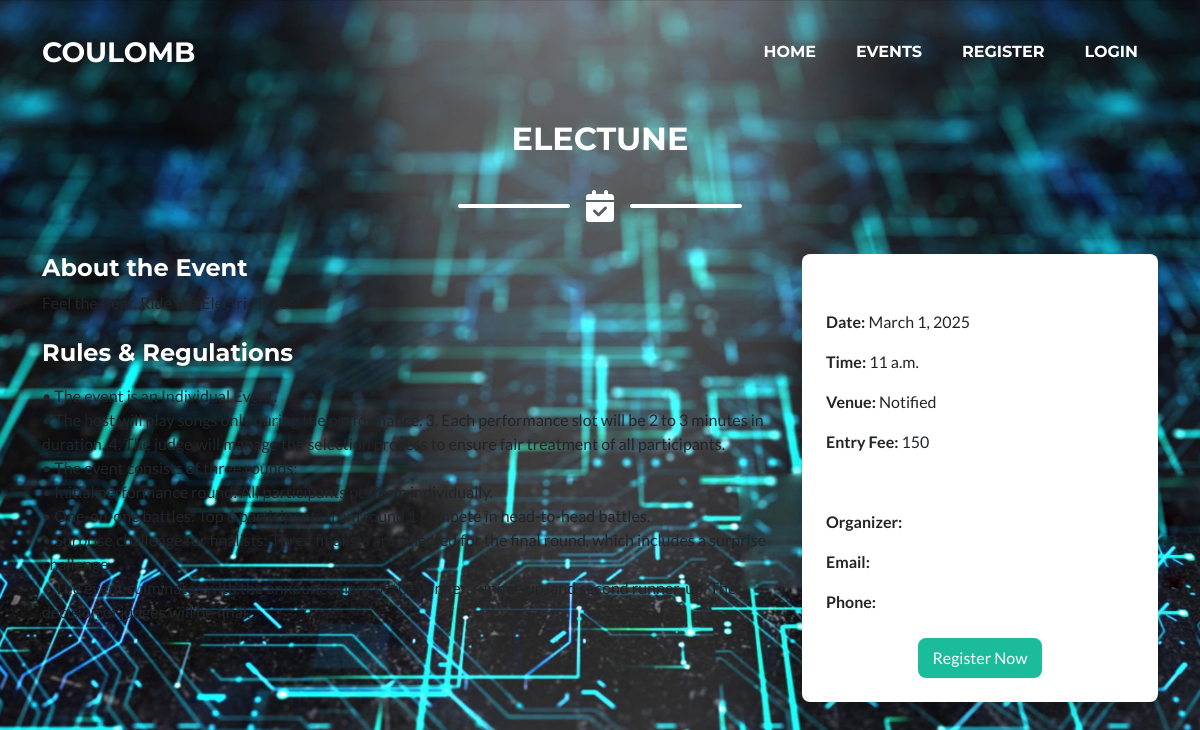
Screenshot of /event_detail/3/ with the database file from the repository.
### event_registration/models.py (models this page shows, shortened)
class event(models.Model):
    name = models.CharField(max_length=100)
    description = models.TextField(null=True,blank=True)
    date = models.DateField()
    time = models.TimeField(null=True,blank=True)
    rules_and_regulations = models.TextField(null=True,blank=True)
    venue = models.CharField(max_length=100,null=True,blank=True)
    image = models.ImageField(upload_to='event_registration/images',null=True,blank=True)
    participants = models.ManyToManyField(Participant,related_name='events',blank=True)
    team_size = models.IntegerField(null=True,blank=True)

### event_registration/views.py (the view)
# urls.py: path('event_detail/<int:id>/',views.event_detail,name='event_detail'),
def event_detail(request,id):
    event_detail = event.objects.get(id=id)
    context = {'event':event_detail}
    return render(request,'event.html',context)

### event_registration/templates/event.html (shortened to what this page needs)
{% extends 'layout.html' %}
{% load static %}
{% load socialaccount %}
{% block content %}
<br><br><br>
<section class="page-section bg-light py-5" id="event-details">
    <div class="container">
        <h2 class="text-center text-uppercase text-secondary mb-4">{{ event.name }}</h2>
        <div class="divider-custom">
            <div class="divider-custom-line"></div>
            <div class="divider-custom-icon"><i class="fas fa-calendar-check"></i></div>
            <div class="divider-custom-line"></div>
        </div>
        <div class="row">
            <div class="col-md-8">
                <h4 class="text-primary">About the Event</h4>
                <p>{{ event.description }}</p>
                <h4 class="text-primary mt-4">Rules & Regulations</h4>
                <p>{{ event.rules_and_regulations|linebreaks }}</p>
            </div>
            <div class="col-md-4">
                <div class="event-info-box p-4 bg-white shadow rounded">
                    <h5 class="text-secondary">Event Details</h5>
                    <p><strong>Date:</strong> {{ event.date }}</p>
                    <p><strong>Time:</strong> {{ event.time }}</p>
                    <p><strong>Venue:</strong> Notified</p>
                    <p><strong>Entry Fee:</strong> 150</p>
                    <h5 class="text-secondary mt-4">Contact</h5>
                    <p><strong>Organizer:</strong> {{ event.organizer }}</p>
                    <p><strong>Email:</strong> <a href="mailto:{{ event.contact_email }}">{{ event.contact_email }}</a></p>
                    <p><strong>Phone:</strong> <a href="tel:{{ event.contact_phone }}">{{ event.contact_phone }}</a></p>
                    <div class="text-center mt-4">
                        {% if user.is_authenticated %}
                            <button class="btn btn-primary" id="openRegisterModal" data-bs-toggle="modal" data-bs-target="#registerModal">
                                Register
                            </button>
                        {% else %}
                            <a href="{% provider_login_url 'google' %}?next={% url 'register' event.id %}" class="btn btn-primary">
                                Register Now
                            </a>
                        {% endif %}
                    </div>
                </div>
            </div>
        </div>
    </div>
</section>
{% endblock %}

### rows the page displays
event: name "ELECTUNE", description "Feel the Beat, Ride the Electric Pulse!", rules_and_regulations "• The event is an Individual Event. • The host will play songs only during the performance. 3. Each performance slot will be 2 to 3 minutes in duration. 4. The judge will manage the selection process to ensure fair treatment of all participants. • The event consists of three rounds: • Initial performance round: All participants perform individually. • One-on-one battles: Top 6 participants from round 1 compete in head-to-head battles. • Surprise challenge for finalists: Three finalists are selected for the final round, which includes a surprise challenge. • The event culminates with the announcement of the winner, runner-up, and second runner-up. The decision of judges will be final.", date "March 1, 2025", time "11 a.m."
